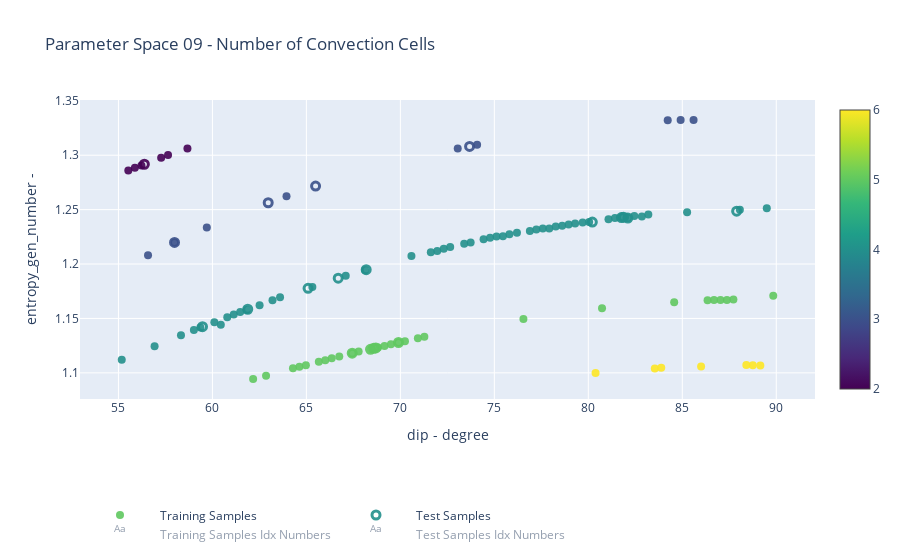

Source (notebook cell):
### Code cell
# Stack the custom data: [sample_idx, zero_crossings]
custom_data_training = np.column_stack([
    parameters_training.index.to_numpy(),
    parameters_training['zero_crossings'].to_numpy()[:, 0]
])

custom_data_test = np.column_stack([
    parameters_test.index.to_numpy(),
    parameters_test['zero_crossings'].to_numpy()[:, 0]
])

vmin = min(parameters_training['zero_crossings'].values.min(), parameters_test['zero_crossings'].values.min())
vmax = max(parameters_training['zero_crossings'].values.max(), parameters_test['zero_crossings'].values.max())
cmap = 'viridis' #'portland'

# All Training Samples
fig = go.Figure(data=go.Scatter(
    x=parameters_training[x_key.get('key')],
    y=parameters_training[y_key.get('key')],
    mode='markers',
    text = parameters_training.index.to_numpy(),
    name = 'Training Samples',
    marker=dict(
        size=8,
        color=parameters_training['zero_crossings'].to_numpy()[:, 0],
        colorscale=cmap,
        showscale=True,
        opacity=0.9,
        cmin=vmin,
        cmax=vmax,
    ),
    customdata=custom_data_training,
    hovertemplate = (
        'Training Idx: %{customdata[0]:03d}<br>' +
        f'{x_key.get('key')}: %{{x:.2f}}<br>' +
        f'{y_key.get('key')}: %{{y:.2f}}<br>' +
        'zero_crossings: %{customdata[1]:d}<extra></extra>'
    )
))

# All Test Samples
fig.add_trace(go.Scatter(
    x=parameters_test[x_key.get('key')],
    y=parameters_test[y_key.get('key')],
    mode='markers',
    text = parameters_test.index.to_numpy(),
    name = 'Test Samples',
    marker=dict(
        size=8,
        color= 'rgba(0,0,0,0)',  # transparent fill
        line=dict(
            colorscale=cmap,
            color=parameters_test['zero_crossings'].to_numpy()[:, 0],
            width=3,
            cmin=vmin,
            cmax=vmax,
        ),
        showscale=False,
        opacity=0.9,

    ),
    customdata=custom_data_test,
    hovertemplate=(
        'Test Idx: %{customdata[0]:03d}<br>' +
        f'{x_key.get('key')}: %{{x:.2f}}<br>' +
        f'{y_key.get('key')}: %{{y:.2f}}<br>' +
        'zero_crossings: %{customdata[1]:d}<extra></extra>'
    )
))

if PARAMETER_SPACE == "07":
    fig.add_trace(go.Scatter(
        x=parameters_test[x_key.get('key')],
        y=parameters_test[('zero_crossings_vnc', 'No Unit')],  # entropy_gen_number_vnc
        mode='markers',
        text = parameters_test.index.to_numpy(),
        name = 'Test Samples VNC',
        marker_symbol = 'square',
        marker=dict(
            size=8,
            color= 'rgba(0,0,0,0)',  # transparent fill
            line=dict(
                colorscale=cmap,
                color=parameters_test['zero_crossings_vnc'].to_numpy()[:, 0],
                width=3,
                cmin=vmin,
                cmax=vmax,
            ),
            showscale=False,
            opacity=0.9,

        ),
        customdata=custom_data_test,
        hovertemplate=(
            'Test Idx: %{customdata[0]:03d}<br>' +
            f'{x_key.get('key')}: %{{x:.2f}}<br>' +
            f'{y_key.get('key')}: %{{y:.2f}}<br>' +
            'zero_crossings: %{customdata[1]:d}<extra></extra>'
        )
    ))

highlight_mask = parameters_training.index.isin(indices_to_highlight_training)
# Highlighted points
fig.add_trace(go.Scatter(
    x=parameters_training.loc[highlight_mask, x_key.get('key')],
    y=parameters_training.loc[highlight_mask, y_key.get('key')],
    mode='markers',
    name = 'Highlighted Training Samples',
    marker=dict(
        showscale = False,
        size=14,
        color='rgba(0,0,0,0)',  # Transparent fill
        line=dict(color='red', width=2)  # Red outline
    ),
    hoverinfo = 'skip'
))


highlight_mask = parameters_test.index.isin(indices_to_highlight_test)
# Highlighted points
fig.add_trace(go.Scatter(
    x=parameters_test.loc[highlight_mask, x_key.get('key')],
    y=parameters_test.loc[highlight_mask, y_key.get('key')],
    mode='markers',
    name = 'Critical Test Samples',
    marker=dict(
        showscale = False,
        size=14,
        color='rgba(0,0,0,0)',  # Transparent fill
        line=dict(color='magenta', width=2)  # Red outline
    ),
    hoverinfo = 'skip'
))

# All Training Samples
fig.add_trace(go.Scatter(
    x=parameters_training[x_key.get('key')],
    y=parameters_training[y_key.get('key')],
    mode='text',
    textposition='top center',
    text = parameters_training.index.to_numpy(),
    name = 'Training Samples Idx Numbers',
    hovertemplate='skip',
    visible='legendonly' 
))

fig.add_trace(go.Scatter(
    x=parameters_test[x_key.get('key')],
    y=parameters_test[y_key.get('key')],
    mode='text',
    textposition='top center',
    text = parameters_test.index.to_numpy(),
    name = 'Test Samples Idx Numbers',
    hovertemplate='skip',
    visible='legendonly' 
))

fig.update_layout(
    title=f'Parameter Space {PARAMETER_SPACE} - Number of Convection Cells',
    xaxis_title=' - '.join(x_key.get('key')),
    yaxis_title=' - '.join(y_key.get('key')),
    legend=dict(
        orientation="h",
        yanchor="bottom",
        y=-0.5,
        xanchor="left",
        x=0,
        traceorder="normal",
        itemwidth=70  # control spacing
    )
)

fig.show()
fig.write_html(ROOT / "data" / PARAMETER_SPACE / "Exports" / f"Zero_Crossing_{PARAMETER_SPACE}_{x_key.get('key')}_{y_key.get('key')}.html")

### Figure 1 — Plotly figure (JSON) as saved in the notebook; plotly's stock layout.template omitted (floating-point values rounded to 4 significant figures; data arrays with more than 128 entries replaced by an {"elided": "..."} marker saying what was removed)
{"data": [{"customdata": {"elided": "100x2 float values"}, "hovertemplate": "Training Idx: %{customdata[0]:03d}<br>('dip', 'degree'): %{x:.2f}<br>('entropy_gen_number', ''): %{y:.2f}<br>zero_crossings: %{customdata[1]:d}<extra></extra>", "marker": {"cmax": 6, "cmin": 2, "color": [5.0, 4.0, 5.0, 4.0, 3.0, 4.0, 4.0, 4.0, 2.0, 2.0, 5.0, 4.0, 3.0, 5.0, 4.0, 2.0, 5.0, 4.0, 4.0, 5.0, 4.0, 5.0, 6.0, 6.0, 5.0, 4.0, 4.0, 4.0, 4.0, 5.0, 5.0, 6.0, 5.0, 5.0, 4.0, 3.0, 3.0, 4.0, 4.0, 3.0, 5.0, 5.0, 4.0, 4.0, 6.0, 5.0, 5.0, 5.0, 4.0, 4.0, 4.0, 4.0, 4.0, 4.0, 4.0, 4.0, 4.0, 5.0, 4.0, 4.0, 5.0, 3.0, 4.0, 4.0, 4.0, 6.0, 5.0, 2.0, 4.0, 4.0, 4.0, 6.0, 4.0, 5.0, 4.0, 4.0, 4.0, 3.0, 5.0, 4.0, 4.0, 5.0, 5.0, 5.0, 4.0, 4.0, 2.0, 3.0, 4.0, 3.0, 6.0, 4.0, 5.0, 5.0, 4.0, 4.0, 4.0, 5.0, 4.0, 2.0], "colorscale": [[0, "#440154"], [0.1111, "#482878"], [0.2222, "#3e4989"], [0.3333, "#31688e"], [0.4444, "#26828e"], [0.5556, "#1f9e89"], [0.6667, "#35b779"], [0.7778, "#6ece58"], [0.8889, "#b5de2b"], [1, "#fde725"]], "opacity": 0.9, "showscale": true, "size": 8}, "mode": "markers", "name": "Training Samples", "text": [0.0, 1.0, 2.0, 3.0, 4.0, 5.0, 6.0, 7.0, 8.0, 9.0, 10.0, 11.0, 12.0, 13.0, 14.0, 15.0, 16.0, 17.0, 18.0, 19.0, 20.0, 21.0, 22.0, 23.0, 24.0, 25.0, 26.0, 27.0, 28.0, 29.0, 30.0, 31.0, 32.0, 33.0, 34.0, 35.0, 36.0, 37.0, 38.0, 39.0, 40.0, 41.0, 42.0, 43.0, 44.0, 45.0, 46.0, 47.0, 48.0, 49.0, 50.0, 51.0, 52.0, 53.0, 54.0, 55.0, 56.0, 57.0, 58.0, 59.0, 60.0, 61.0, 62.0, 63.0, 64.0, 65.0, 66.0, 67.0, 68.0, 69.0, 70.0, 71.0, 72.0, 73.0, 74.0, 75.0, 76.0, 77.0, 78.0, 79.0, 80.0, 81.0, 82.0, 83.0, 84.0, 85.0, 86.0, 87.0, 88.0, 89.0, 90.0, 91.0, 92.0, 93.0, 94.0, 95.0, 96.0, 97.0, 98.0, 99.0], "type": "scatter", "x": [68.81, 58.33, 80.73, 61.13, 74.08, 76.2, 75.11, 77.92, 58.67, 55.53, 71.28, 82.1, 84.22, 66.35, 67.09, 56.22, 64.29, 60.79, 77.23, 66.0, 82.85, 64.63, 83.54, 80.39, 84.57, 81.76, 78.27, 59.36, 74.43, 68.47, 69.16, 89.15, 87.03, 66.75, 80.04, 85.6, 63.94, 74.77, 71.96, 57.98, 76.55, 62.85, 71.62, 65.32, 88.75, 70.24, 67.78, 64.97, 75.8, 76.89, 83.19, 55.18, 79.3, 77.58, 78.61, 62.51, 75.46, 70.93, 79.7, 70.59, 65.66, 73.05, 73.74, 72.65, 60.1, 88.41, 87.72, 57.27, 82.45, 60.45, 61.48, 83.88, 78.95, 69.5, 63.2, 56.92, 89.5, 84.91, 89.84, 81.42, 59.01, 86.69, 86.34, 69.9, 61.82, 63.6, 55.87, 59.7, 88.06, 56.57, 86.0, 81.07, 67.44, 62.17, 73.4, 68.12, 85.26, 87.38, 72.31, 57.64], "y": [1.123, 1.134, 1.159, 1.154, 1.31, 1.229, 1.225, 1.233, 1.306, 1.286, 1.133, 1.242, 1.332, 1.113, 1.189, 1.291, 1.104, 1.151, 1.232, 1.112, 1.244, 1.106, 1.104, 1.1, 1.165, 1.243, 1.235, 1.142, 1.223, 1.122, 1.125, 1.107, 1.167, 1.115, 1.239, 1.332, 1.262, 1.224, 1.212, 1.22, 1.149, 1.097, 1.211, 1.179, 1.107, 1.129, 1.12, 1.107, 1.227, 1.23, 1.245, 1.112, 1.237, 1.233, 1.235, 1.162, 1.226, 1.132, 1.238, 1.207, 1.11, 1.306, 1.22, 1.216, 1.147, 1.107, 1.167, 1.298, 1.244, 1.144, 1.156, 1.105, 1.236, 1.126, 1.167, 1.125, 1.251, 1.332, 1.171, 1.242, 1.139, 1.167, 1.167, 1.128, 1.158, 1.169, 1.289, 1.234, 1.25, 1.208, 1.106, 1.241, 1.118, 1.094, 1.219, 1.194, 1.248, 1.167, 1.214, 1.3]}, {"customdata": [[0.0, 4.0], [1.0, 5.0], [2.0, 4.0], [3.0, 4.0], [4.0, 3.0], [5.0, 4.0], [6.0, 4.0], [7.0, 3.0], [8.0, 2.0], [9.0, 5.0], [10.0, 4.0], [11.0, 4.0], [12.0, 5.0], [13.0, 5.0], [14.0, 3.0], [15.0, 5.0], [16.0, 3.0], [17.0, 4.0], [18.0, 4.0], [19.0, 4.0]], "hovertemplate": "Test Idx: %{customdata[0]:03d}<br>('dip', 'degree'): %{x:.2f}<br>('entropy_gen_number', ''): %{y:.2f}<br>zero_crossings: %{customdata[1]:d}<extra></extra>", "marker": {"color": "rgba(0,0,0,0)", "line": {"cmax": 6, "cmin": 2, "color": [4.0, 5.0, 4.0, 4.0, 3.0, 4.0, 4.0, 3.0, 2.0, 5.0, 4.0, 4.0, 5.0, 5.0, 3.0, 5.0, 3.0, 4.0, 4.0, 4.0], "colorscale": [[0, "#440154"], [0.1111, "#482878"], [0.2222, "#3e4989"], [0.3333, "#31688e"], [0.4444, "#26828e"], [0.5556, "#1f9e89"], [0.6667, "#35b779"], [0.7778, "#6ece58"], [0.8889, "#b5de2b"], [1, "#fde725"]], "width": 3}, "opacity": 0.9, "showscale": false, "size": 8}, "mode": "markers", "name": "Test Samples", "text": [0.0, 1.0, 2.0, 3.0, 4.0, 5.0, 6.0, 7.0, 8.0, 9.0, 10.0, 11.0, 12.0, 13.0, 14.0, 15.0, 16.0, 17.0, 18.0, 19.0], "type": "scatter", "x": [82.1, 68.41, 65.09, 68.18, 57.98, 80.21, 66.69, 73.68, 56.38, 68.58, 61.88, 81.88, 68.7, 69.9, 62.97, 67.44, 65.49, 59.47, 81.76, 87.89], "y": [1.242, 1.122, 1.178, 1.195, 1.22, 1.239, 1.187, 1.308, 1.292, 1.123, 1.158, 1.243, 1.123, 1.128, 1.256, 1.118, 1.272, 1.142, 1.243, 1.249]}, {"hoverinfo": "skip", "marker": {"color": "rgba(0,0,0,0)", "line": {"color": "red", "width": 2}, "showscale": false, "size": 14}, "mode": "markers", "name": "Highlighted Training Samples", "type": "scatter", "x": [], "y": []}, {"hoverinfo": "skip", "marker": {"color": "rgba(0,0,0,0)", "line": {"color": "magenta", "width": 2}, "showscale": false, "size": 14}, "mode": "markers", "name": "Critical Test Samples", "type": "scatter", "x": [], "y": []}, {"hovertemplate": "skip", "mode": "text", "name": "Training Samples Idx Numbers", "text": [0.0, 1.0, 2.0, 3.0, 4.0, 5.0, 6.0, 7.0, 8.0, 9.0, 10.0, 11.0, 12.0, 13.0, 14.0, 15.0, 16.0, 17.0, 18.0, 19.0, 20.0, 21.0, 22.0, 23.0, 24.0, 25.0, 26.0, 27.0, 28.0, 29.0, 30.0, 31.0, 32.0, 33.0, 34.0, 35.0, 36.0, 37.0, 38.0, 39.0, 40.0, 41.0, 42.0, 43.0, 44.0, 45.0, 46.0, 47.0, 48.0, 49.0, 50.0, 51.0, 52.0, 53.0, 54.0, 55.0, 56.0, 57.0, 58.0, 59.0, 60.0, 61.0, 62.0, 63.0, 64.0, 65.0, 66.0, 67.0, 68.0, 69.0, 70.0, 71.0, 72.0, 73.0, 74.0, 75.0, 76.0, 77.0, 78.0, 79.0, 80.0, 81.0, 82.0, 83.0, 84.0, 85.0, 86.0, 87.0, 88.0, 89.0, 90.0, 91.0, 92.0, 93.0, 94.0, 95.0, 96.0, 97.0, 98.0, 99.0], "textposition": "top center", "type": "scatter", "visible": "legendonly", "x": [68.81, 58.33, 80.73, 61.13, 74.08, 76.2, 75.11, 77.92, 58.67, 55.53, 71.28, 82.1, 84.22, 66.35, 67.09, 56.22, 64.29, 60.79, 77.23, 66.0, 82.85, 64.63, 83.54, 80.39, 84.57, 81.76, 78.27, 59.36, 74.43, 68.47, 69.16, 89.15, 87.03, 66.75, 80.04, 85.6, 63.94, 74.77, 71.96, 57.98, 76.55, 62.85, 71.62, 65.32, 88.75, 70.24, 67.78, 64.97, 75.8, 76.89, 83.19, 55.18, 79.3, 77.58, 78.61, 62.51, 75.46, 70.93, 79.7, 70.59, 65.66, 73.05, 73.74, 72.65, 60.1, 88.41, 87.72, 57.27, 82.45, 60.45, 61.48, 83.88, 78.95, 69.5, 63.2, 56.92, 89.5, 84.91, 89.84, 81.42, 59.01, 86.69, 86.34, 69.9, 61.82, 63.6, 55.87, 59.7, 88.06, 56.57, 86.0, 81.07, 67.44, 62.17, 73.4, 68.12, 85.26, 87.38, 72.31, 57.64], "y": [1.123, 1.134, 1.159, 1.154, 1.31, 1.229, 1.225, 1.233, 1.306, 1.286, 1.133, 1.242, 1.332, 1.113, 1.189, 1.291, 1.104, 1.151, 1.232, 1.112, 1.244, 1.106, 1.104, 1.1, 1.165, 1.243, 1.235, 1.142, 1.223, 1.122, 1.125, 1.107, 1.167, 1.115, 1.239, 1.332, 1.262, 1.224, 1.212, 1.22, 1.149, 1.097, 1.211, 1.179, 1.107, 1.129, 1.12, 1.107, 1.227, 1.23, 1.245, 1.112, 1.237, 1.233, 1.235, 1.162, 1.226, 1.132, 1.238, 1.207, 1.11, 1.306, 1.22, 1.216, 1.147, 1.107, 1.167, 1.298, 1.244, 1.144, 1.156, 1.105, 1.236, 1.126, 1.167, 1.125, 1.251, 1.332, 1.171, 1.242, 1.139, 1.167, 1.167, 1.128, 1.158, 1.169, 1.289, 1.234, 1.25, 1.208, 1.106, 1.241, 1.118, 1.094, 1.219, 1.194, 1.248, 1.167, 1.214, 1.3]}, {"hovertemplate": "skip", "mode": "text", "name": "Test Samples Idx Numbers", "text": [0.0, 1.0, 2.0, 3.0, 4.0, 5.0, 6.0, 7.0, 8.0, 9.0, 10.0, 11.0, 12.0, 13.0, 14.0, 15.0, 16.0, 17.0, 18.0, 19.0], "textposition": "top center", "type": "scatter", "visible": "legendonly", "x": [82.1, 68.41, 65.09, 68.18, 57.98, 80.21, 66.69, 73.68, 56.38, 68.58, 61.88, 81.88, 68.7, 69.9, 62.97, 67.44, 65.49, 59.47, 81.76, 87.89], "y": [1.242, 1.122, 1.178, 1.195, 1.22, 1.239, 1.187, 1.308, 1.292, 1.123, 1.158, 1.243, 1.123, 1.128, 1.256, 1.118, 1.272, 1.142, 1.243, 1.249]}], "layout": {"legend": {"itemwidth": 70, "orientation": "h", "traceorder": "normal", "x": 0, "xanchor": "left", "y": -0.5, "yanchor": "bottom"}, "title": {"text": "Parameter Space 09 - Number of Convection Cells"}, "xaxis": {"title": {"text": "dip - degree"}}, "yaxis": {"title": {"text": "entropy_gen_number - "}}}}
